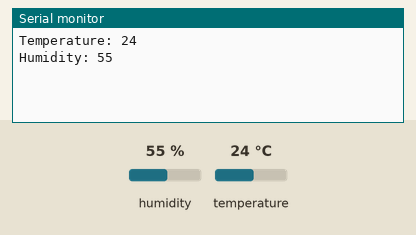
Recording of a sketch running on a simulated ESP32. On the bench: the last lines printed to the serial monitor. Inputs (shaded band) come from the test bench; at power-on: humidity 55 %, temperature 24 °C.

Above: at 4.8 s.
4.9 s: humidity set to 22 %
7.9 s: temperature set to 12 °C
At 8.7 s:
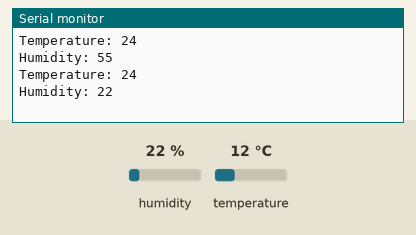
10.9 s: humidity set to 40 %
At 13.4 s:
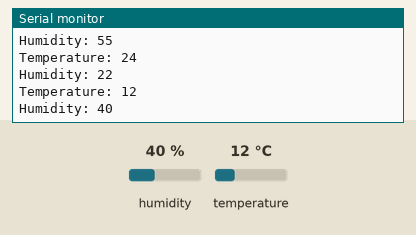
Timing chart, 0 to 14.9 s (numbered marks = the images above; inputs shaded):
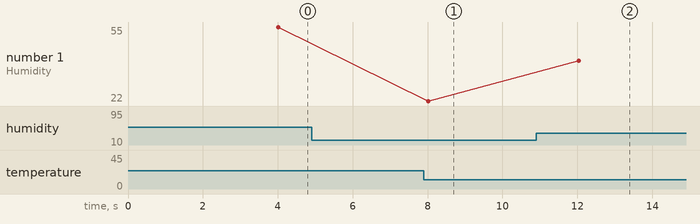

The sketch:

oopSensorDht.ino
```cpp
/*************************************************************
*                 SCALABLE CODE FOR ARDUINO                  *
*       Object-oriented programming with Arduino IDE         *
*              Tested on FireBeetle Board-ESP32              *
*                                                            *
* Created by:                                                *
*           Diego Armando Dorado                             *
*           Information Systems Analyst                      *
* Know more in:                                              *
*           https://github.com/dieguindorado                 *
*           https://armandosistemas.com/                     *
* Description:                                               *
*           Creation of the Dht sensor object                *
* Observation:                                               *
*           In the .ino file goes the business logic of      *
*           the system or the general deployment of the      *
*           application.                                     *
*************************************************************/
/*============================================================
  Library:
  The file where the object was created is included.
============================================================*/
#include <oopSensorDht.h>
/* Attributes of the Led object:          ==================*/
uint8_t _sensorType = DHT22;
int _pinSensor = 3;
/* The Dht sensor object is instantiated: ==================*/
Dht Dht(_pinSensor,_sensorType);
/*==========================================================*/
void setup() {
  Serial.begin(9600);
}
void loop() {
  /*==========================================================
  Se llaman los métodos del archivo .cpp para dar accion al
  objeto creado en el archivo .h
  ==========================================================*/
  Dht.captureTemperature();
  Dht.captureHumidity();
  Dht.showTemperature();
  Dht.showHumidity();
}
```

Measured:
- after the input at 10.9 s, the serial monitor: prints a new line after 1.1 s (image 2)
- plotted number 1: 22 → 40 after the input at 10.9 s
